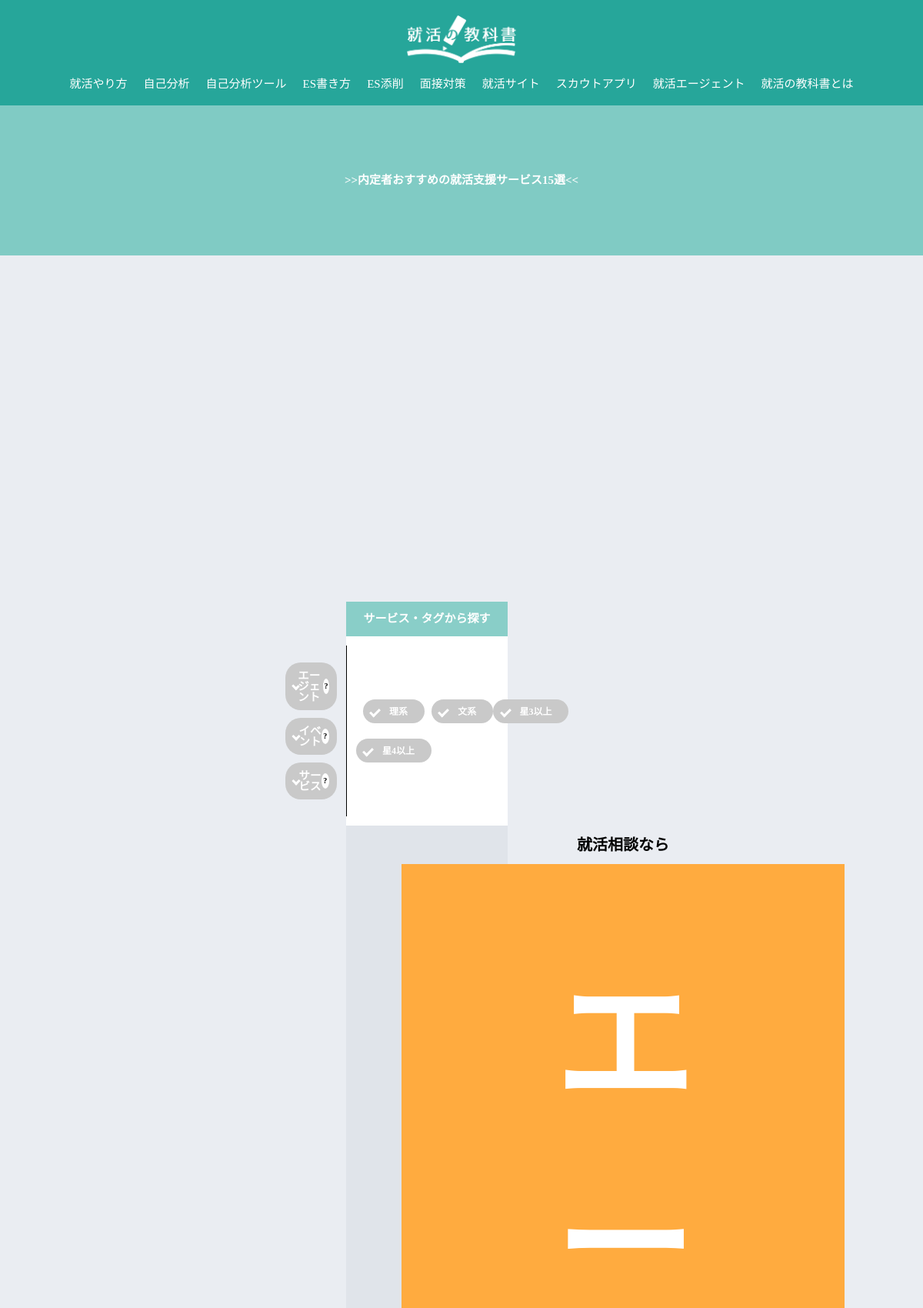
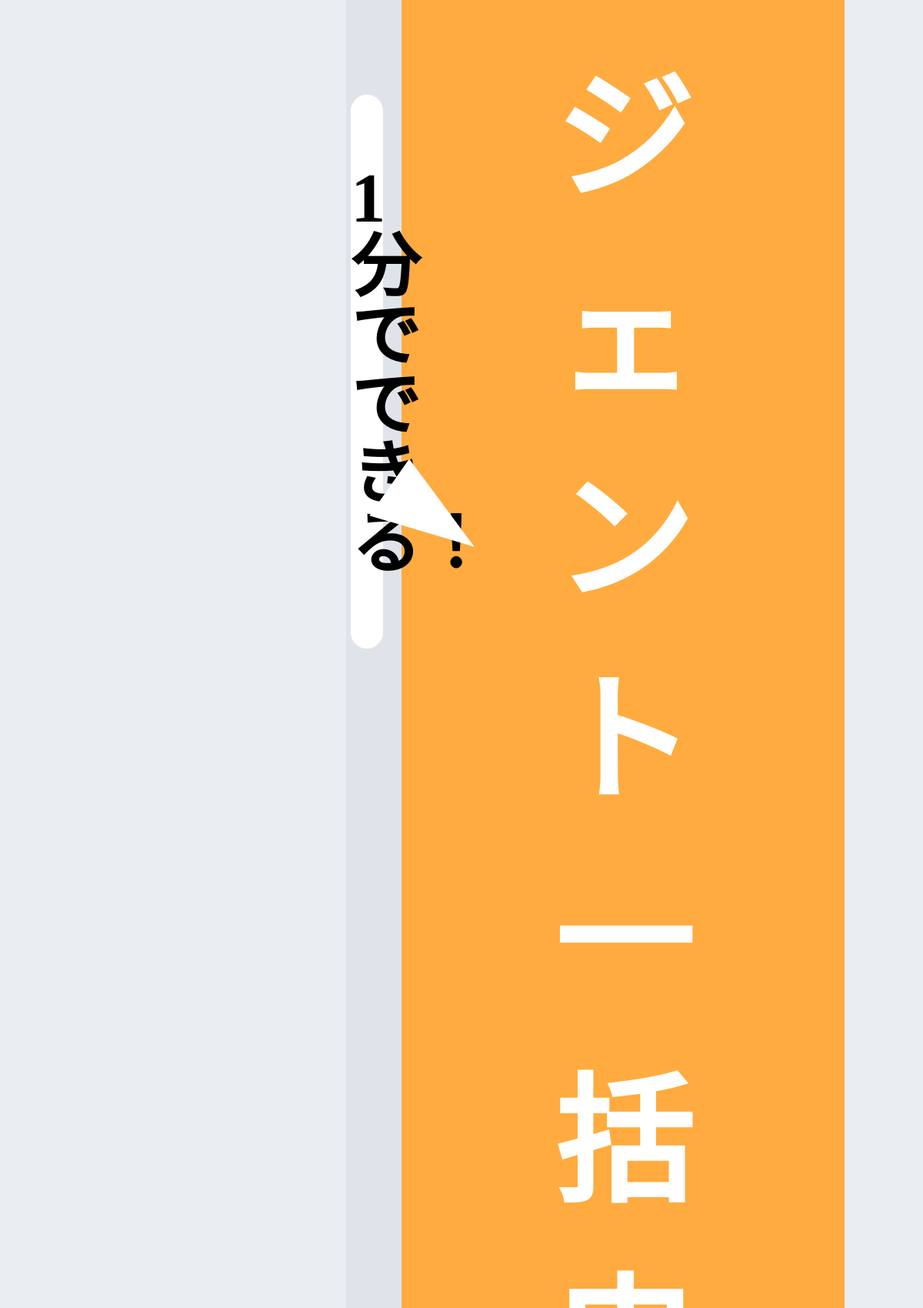
Page /php/top/topPage.php (upper part) on the committed database (2 pictures, top to bottom).
### tables this page shows
CREATE TABLE tag_table (
  id INT AUTO_INCREMENT NOT NULL PRIMARY KEY,
  tag_name VARCHAR(20) UNIQUE
);

### src/php/top/topPage.php (the view, shortened to what this page needs)
<?php
require(dirname(__FILE__, 3) . "/dbconnect.php");
try {
    $stmt = $db->prepare('SELECT tag_name
FROM `tag_table`
ORDER BY id');
    $stmt->execute();
    $tag_selections = $stmt->fetchAll(PDO::FETCH_ASSOC);
} catch (PDOException $e) {
    echo "tag_selections error!" . $e->getMessage() . PHP_EOL;
    exit;
}
?>
<!DOCTYPE html>
<html lang="ja">
<head>
    <link rel="stylesheet" href="/css/style.css">
    <link href="https://use.fontawesome.com/releases/v5.15.1/css/all.css" rel="stylesheet">
</head>
<body class="topPage__body">
    <?php include($_SERVER['DOCUMENT_ROOT'] . "/php/parts/_header.php"); ?>
    <div class="container">
        <div class="main">
            <div class="search-place">
                <div class="search__pc">
                    <div class="search-area">
                        <h2 class="search-area__title">サービス・タグから探す</h2>
                    </div>
                    <div class="category-tag-search">
                        <section class="category-search__menu">
                            <div class="category-search__list">
                                <label id="category" for="agent" class="category-search__button">
                                    <div class="checkmark"></div>
                                    <div class="category-search__button-text">エージェント</div>
                                    <div class="category-search_button-q">?
                                    </div>
                                </label>
                            </div>
                            <div class="category-search__list">
                                <label id="category" for="event" class="category-search__button">
                                    <div class="checkmark"></div>
                                    <div class="category-search__button-text">イベント</div>
                                    <div class="category-search_button-q">?
                                    </div>
                                </label>
                            </div>
                            <div class="category-search__list">
                                <label id="category" for="service" class="category-search__button">
                                    <div class="checkmark"></div>
                                    <div class="category-search__button-text">サービス</div>
                                    <div class="category-search_button-q">?
                                    </div>
                                </label>
                            </div>
                        </section>
                        <form method="post" action="">
                            <section class="tag-search__menu">
                                <?php foreach ($tag_selections as $index => $tag_selection) : ?>
                                    <div class="tag-search__list">
                                        <label id="tag" for="<?= $index ?>" class="tag-search__button">
                                            <div class="checkmark"></div>
                                            <p class="tag-search__button-text"><?= $tag_selection['tag_name']; ?></p>
                                        </label>
                                    </div>
                                <?php endforeach; ?>
                            </section>
                    </div>
                </div>
                <div class="application-area">
                    <p class="application-area__text">就活相談なら</p>
                    <button class="application-area__button">エージェント一括申し込み！</button>
                    <div class="application-area__balloon">
                        1分でできる！
                    </div>
                </div>
            </div>
        </div>
    </div>
</body>
</html>

### src/css/style.css (style rules this page uses)
html, body, div, span, object, iframe, h1, h2, h3, h4, h5, h6, p, blockquote, pre, abbr, address, cite, code, del, dfn, em, img, ins, kbd, q, samp, small, strong, sub, sup, var, b, i, dl, dt, dd, ol, ul, li, fieldset, form, label, legend, table, caption, tbody, tfoot, thead, tr, th, td, article, aside, canvas, details, figcaption, figure, footer, header, hgroup, menu, nav, section, summary, time, mark, audio, video { margin: 0; padding: 0; border: 0; outline: 0; font-size: 100%; vertical-align: baseline; background: transparent; }
body { line-height: 1; }
article, aside, details, figcaption, figure, footer, header, hgroup, menu, nav, section { display: block; }
body { font-size: 5px; }
button { border: none; }
.search-area { color: #ffffff; background-color: #89CEC8; padding: 15px 10px; text-align: center; font-size: 3em; }
button { cursor: pointer; }
.checkmark { content: ''; width: 10px; height: 5px; border-left: 3px solid #ffffff; border-bottom: 3px solid #ffffff; transform: rotate(-45deg); }
.category-tag-search { display: flex; align-items: center; justify-content: center; margin: 1vw; }
.category-search__menu { border-right: 1px solid #000000; height: 80%; padding: 1vw; }
.category-search__list { margin: 10px 0; }
.category-search__button { display: flex; justify-content: space-between; align-items: center; background-color: #c9c9c9; color: #ffffff; border: none; padding: 0.8vw; border-radius: 4em; cursor: pointer; }
.category-search__button-text { font-size: 1.2vw; font-weight: 600; }
.category-search_button-q { font-size: 2em; font-weight: 600; background-color: #ffffff; color: #000000; width: 2em; height: 2em; border-radius: 50%; line-height: 2em; text-align: center; }
.tag-search__menu { padding: 1vw; box-sizing: border-box; overflow: hidden; align-items: center; text-align: center; display: grid; grid-template-columns: 1fr 1fr 1fr; }
.tag-search__button { display: inline-flex; justify-content: space-between; align-items: center; background-color: #c9c9c9; color: #ffffff; border: none; border-radius: 3.5em; cursor: pointer; white-space: nowrap; }
.tag-search__button-text { font-weight: 600; margin: 0 1vmin; }
@media screen and (min-width: 767px) { .topPage__body { background-color: #eaedf2; } }
@media screen and (min-width: 767px) { .container { display: flex; margin: 5vmax; } }
@media screen and (min-width: 767px) { .main { padding-right: 5vmax; width: 70%; } }
@media screen and (min-width: 767px) { .search-place { background-color: #ffffff; padding-bottom: 10px; } }
@media screen and (min-width: 767px) { .tag-search__list { margin: 10px 0; } }
@media screen and (min-width: 767px) { .tag-search__button { padding: 0.8vw; } }
@media screen and (min-width: 767px) { .tag-search__button-text { font-size: 1vw; } }
@media screen and (min-width: 767px) { .category-search_button-q { position: relative; } }
.application-area { margin-bottom: 3em; background-color: #E0E4EA; text-align: center; display: grid; position: relative; }
.application-area .application-area__text { line-height: 30px; font-size: 4em; font-weight: 600; padding: 0.5em; }
.application-area .application-area__button { display: block; width: 80%; cursor: pointer; border: none; padding: 0.5em 1em; margin: 0 auto; text-align: center; color: #ffffff; background-color: #FFAB3F; font-size: 2vmax; font-weight: 600; }
.application-area__balloon { position: absolute; padding: 1vmax 0; width: 20%; border-radius: 2em; text-align: center; color: #000000; font-size: 1vmax; font-weight: 600; background-color: #ffffff; top: 22%; left: 3%; }
.application-area__balloon:before { content: ''; position: absolute; display: block; width: 0; height: 0; left: 90%; top: 70%; border-left: 1.5vmax solid #ffffff; border-top: 0.5vmax solid transparent; border-bottom: 0.5vmax solid transparent; transform: rotate(35deg); }
button { border: none; outline: none; background: transparent; }

### rows in the picture
tag_table: tag_name "理系"
tag_table: tag_name "文系"
tag_table: tag_name "星3以上"
tag_table: tag_name "星4以上"
